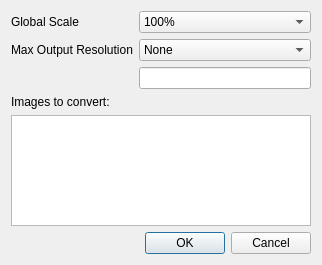
<?xml version="1.0" encoding="UTF-8"?>
<ui version="4.0">
 <class>OutputSettings</class>
 <widget class="QDialog" name="OutputSettings">
  <property name="geometry">
   <rect>
    <x>0</x>
    <y>0</y>
    <width>322</width>
    <height>265</height>
   </rect>
  </property>
  <property name="windowTitle">
   <string>RAT Output Settings</string>
  </property>
  <layout class="QFormLayout" name="formLayout">
   <property name="fieldGrowthPolicy">
    <enum>QFormLayout::AllNonFixedFieldsGrow</enum>
   </property>
   <item row="0" column="0">
    <widget class="QLabel" name="LBL_globalScale">
     <property name="toolTip">
      <string>This is the factor that each outputted image will be scaled to</string>
     </property>
     <property name="text">
      <string>Global Scale</string>
     </property>
    </widget>
   </item>
   <item row="0" column="1">
    <widget class="QComboBox" name="CMB_globalScale">
     <item>
      <property name="text">
       <string>100%</string>
      </property>
     </item>
     <item>
      <property name="text">
       <string>75%</string>
      </property>
     </item>
     <item>
      <property name="text">
       <string>66%</string>
      </property>
     </item>
     <item>
      <property name="text">
       <string>50%</string>
      </property>
     </item>
     <item>
      <property name="text">
       <string>33%</string>
      </property>
     </item>
     <item>
      <property name="text">
       <string>25%</string>
      </property>
     </item>
    </widget>
   </item>
   <item row="1" column="0">
    <widget class="QLabel" name="LBL_maxRes">
     <property name="toolTip">
      <string>Any images that exceed this resolution (in width or height, after &quot;Global Scale&quot; has been applied) will be further scaled down to meet this max resolution</string>
     </property>
     <property name="text">
      <string>Max Output Resolution</string>
     </property>
    </widget>
   </item>
   <item row="1" column="1">
    <widget class="QComboBox" name="CMB_maxRes">
     <item>
      <property name="text">
       <string>None</string>
      </property>
     </item>
     <item>
      <property name="text">
       <string>4K (4096)</string>
      </property>
     </item>
     <item>
      <property name="text">
       <string>2K (2048)</string>
      </property>
     </item>
     <item>
      <property name="text">
       <string>1K (1024)</string>
      </property>
     </item>
     <item>
      <property name="text">
       <string>Half (512)</string>
      </property>
     </item>
     <item>
      <property name="text">
       <string>Quarter (256)</string>
      </property>
     </item>
     <item>
      <property name="text">
       <string>Custom</string>
      </property>
     </item>
    </widget>
   </item>
   <item row="2" column="1">
    <widget class="QLineEdit" name="LNE_maxRes">
     <property name="inputMask">
      <string/>
     </property>
     <property name="readOnly">
      <bool>false</bool>
     </property>
    </widget>
   </item>
   <item row="6" column="1">
    <widget class="QDialogButtonBox" name="buttonBox">
     <property name="orientation">
      <enum>Qt::Horizontal</enum>
     </property>
     <property name="standardButtons">
      <set>QDialogButtonBox::Cancel|QDialogButtonBox::Ok</set>
     </property>
    </widget>
   </item>
   <item row="5" column="0" colspan="2">
    <widget class="QListWidget" name="LST_files">
     <property name="editTriggers">
      <set>QAbstractItemView::NoEditTriggers</set>
     </property>
     <property name="alternatingRowColors">
      <bool>true</bool>
     </property>
    </widget>
   </item>
   <item row="4" column="0">
    <widget class="QLabel" name="label">
     <property name="text">
      <string>Images to convert:</string>
     </property>
    </widget>
   </item>
  </layout>
 </widget>
 <resources/>
 <connections>
  <connection>
   <sender>buttonBox</sender>
   <signal>accepted()</signal>
   <receiver>OutputSettings</receiver>
   <slot>accept()</slot>
   <hints>
    <hint type="sourcelabel">
     <x>248</x>
     <y>254</y>
    </hint>
    <hint type="destinationlabel">
     <x>157</x>
     <y>274</y>
    </hint>
   </hints>
  </connection>
  <connection>
   <sender>buttonBox</sender>
   <signal>rejected()</signal>
   <receiver>OutputSettings</receiver>
   <slot>reject()</slot>
   <hints>
    <hint type="sourcelabel">
     <x>316</x>
     <y>260</y>
    </hint>
    <hint type="destinationlabel">
     <x>286</x>
     <y>274</y>
    </hint>
   </hints>
  </connection>
 </connections>
</ui>
